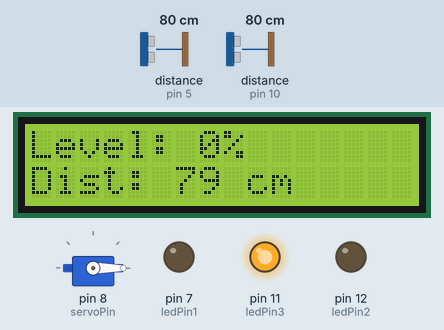
The sketch below on a simulated Arduino Leonardo, built with avr-gcc and run on an emulated ATmega32U4. Parts: servo, 16×2 character LCD, output pins drawn as LEDs (lit = HIGH). Wiring (inferred from the names in the program): 2 × ultrasonic range finder: trigger pin 4, echo pin 5 / trigger pin 9, echo pin 10. The inputs (shaded band) are chosen by the test bench; at power-on: distance to the obstacle (sensors on pin 5, pin 10) 80 cm. The echo pulse lasts 58.3 µs per cm; pins used as bus, display or sensor lines are not drawn; what the sketch prints to the serial monitor is not drawn.

Above: at 3.2 s.
3.3 s: distance to the obstacle (sensor on pin 5) set to 22 cm
4.8 s: distance to the obstacle (sensor on pin 5) set to 18 cm
At 7.2 s:
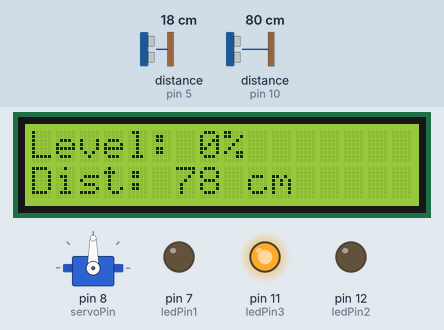
7.7 s: distance to the obstacle (sensor on pin 10) set to 19 cm
At 9.1 s:
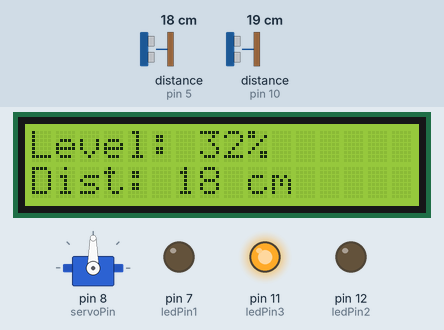
9.7 s: distance to the obstacle (sensor on pin 10) set to 16 cm
At 11.1 s:
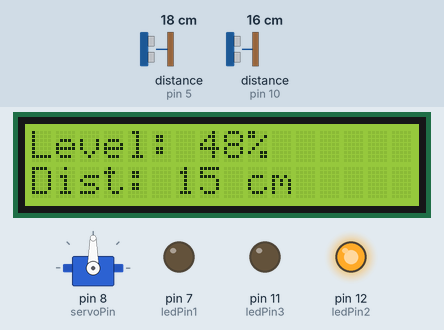
11.8 s: distance to the obstacle (sensor on pin 10) set to 11 cm
At 13.1 s:
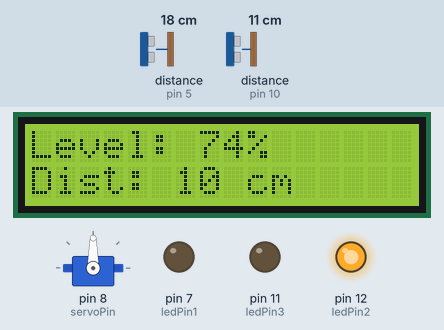
13.8 s: distance to the obstacle (sensor on pin 10) set to 8 cm
At 15.0 s:
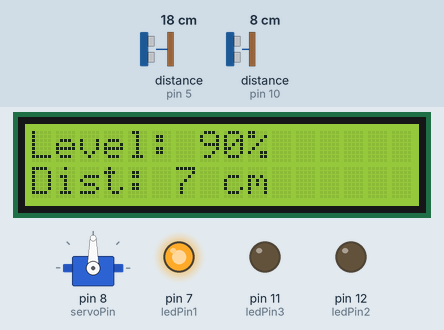
Timing chart, 0 to 16.8 s (numbered marks = the images above; inputs shaded):
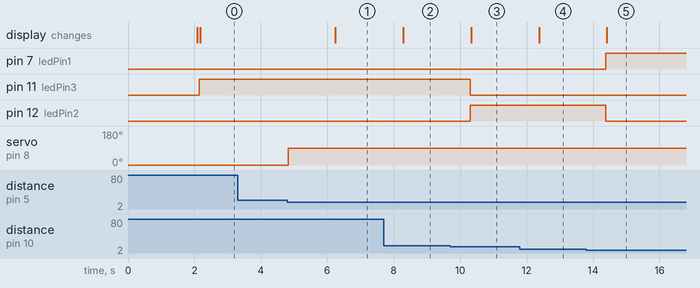

Measured:
- the behaviour switches between 21 and 20 cm on distance to the obstacle (sensor on pin 5) (found by bisection; images 0 and 1)
- the behaviour switches between 18 and 17 cm on distance to the obstacle (sensor on pin 10) (found by bisection; images 2 and 3)
- the behaviour switches between 10 and 9 cm on distance to the obstacle (sensor on pin 10) (found by bisection; images 4 and 5)
- after the input at 4.8 s, servo on pin 8 (servoPin): 0° → 90° at once; the display: changes after 1.4 s (image 1)
- after the input at 7.7 s, the display: changes after 0.59 s (image 2)
- after the input at 9.7 s, pin 11 (ledPin3): HIGH → LOW after 0.60 s; pin 12 (ledPin2): LOW → HIGH after 0.60 s; the display: changes after 0.63 s (image 3)
- after the input at 11.8 s, the display: changes after 0.57 s (image 4)
- after the input at 13.8 s, pin 7 (ledPin1): LOW → HIGH after 0.59 s; pin 12 (ledPin2): HIGH → LOW after 0.59 s; the display: changes after 0.62 s (image 5)

The sketch:

arduino.ino
```cpp
#include <Wire.h>
#include <LiquidCrystal_I2C.h>
#include <Servo.h>

// ================= CONFIGURATION =================
LiquidCrystal_I2C lcd(0x27, 16, 2);

// Pin Definitions
const int trigPin1 = 9;   // Sensor 1 (Bin Level)
const int echoPin1 = 10;  // Sensor 1 (Bin Level)
const int trigPin2 = 4;   // Sensor 2 (Door Control)
const int echoPin2 = 5;   // Sensor 2 (Door Control)
const int servoPin = 8;   // Servo Motor
const int ledPin1 = 7;    // Close / Full (Red)
const int ledPin2 = 12;   // Medium       (Yellow)
const int ledPin3 = 11;   // Far / Empty  (Green)

// --- CALIBRATION SETTINGS (UPDATED) ---
const int DIST_FULL  = 5;  // Distance when bin is FULL (Trash is 5cm from top)
const int DIST_EMPTY = 24; // Distance when bin is EMPTY (Bottom is 24cm away)
const int DOOR_THRESHOLD = 20; // Open door if hand is closer than 20cm

// Variables
long duration1, duration2;
int distance1, distance2;
int fillPercentage;
Servo servoMotor;

// Timer variables
unsigned long previousMillis = 0;
const long interval = 2000;

// Servo State Tracking (Prevents jittering)
bool isDoorOpen = false;

void setup() {
  Serial1.begin(9600);
  Serial.begin(9600);
  Serial.println("Smart Bin Initializing...");

  pinMode(trigPin1, OUTPUT);
  pinMode(echoPin1, INPUT);

  pinMode(trigPin2, OUTPUT);
  pinMode(echoPin2, INPUT);

  pinMode(ledPin1, OUTPUT);
  pinMode(ledPin2, OUTPUT);
  pinMode(ledPin3, OUTPUT);

  servoMotor.attach(servoPin);
  servoMotor.write(0); // Start with door closed

  lcd.begin();
  lcd.backlight();
  lcd.setCursor(0, 0);
  lcd.print("Smart Bin System");
  delay(2000);
  lcd.clear();
}

void loop() {
  // ==========================================
  // PART A: DOOR CONTROL (Runs fast)
  // ==========================================

  digitalWrite(trigPin2, LOW);
  delayMicroseconds(2);
  digitalWrite(trigPin2, HIGH);
  delayMicroseconds(10);
  digitalWrite(trigPin2, LOW);

  // Added timeout (30000 microseconds = 30ms) to prevent freezing
  duration2 = pulseIn(echoPin2, HIGH, 30000);

  // Calculate distance only if we got a reading
  if (duration2 == 0) {
    distance2 = 999; // No echo? Assume nothing is there
  } else {
    distance2 = duration2 * 0.034 / 2;
  }

  // --- Servo Logic ---
  if (distance2 > 0 && distance2 < DOOR_THRESHOLD) {
    // Only write if the door isn't already open (Saves servo life)
    if (!isDoorOpen) {
      servoMotor.write(90); // OPEN LID
      isDoorOpen = true;
      delay(300); // Give it time to move
    }
  } else {
    // Only write if the door isn't already closed
    if (isDoorOpen) {
      servoMotor.write(0);  // CLOSE LID
      isDoorOpen = false;
      delay(300); // Give it time to move
    }
  }

  delay(50); // Stability delay

  // ==========================================
  // PART B: BIN LEVEL (Runs every 2 seconds)
  // ==========================================

  unsigned long currentMillis = millis();

  if (currentMillis - previousMillis >= interval) {
    previousMillis = currentMillis;

    // --- 1. Measure Distance (Sensor 1) ---
    digitalWrite(trigPin1, LOW);
    delayMicroseconds(2);
    digitalWrite(trigPin1, HIGH);
    delayMicroseconds(10);
    digitalWrite(trigPin1, LOW);

    // Added timeout here too
    duration1 = pulseIn(echoPin1, HIGH, 30000);

    if (duration1 == 0) {
      distance1 = DIST_EMPTY; // Default to empty if sensor fails
    } else {
      distance1 = duration1 * 0.034 / 2;
    }

    // --- 2. Calculate Fill Percentage ---
    // constrain ensures we don't get negative numbers or numbers > 100
    int constrainedDist = constrain(distance1, DIST_FULL, DIST_EMPTY);

    // MAP LOGIC:
    // If distance is 5cm (DIST_FULL) -> 100%
    // If distance is 24cm (DIST_EMPTY) -> 0%
    fillPercentage = map(constrainedDist, DIST_FULL, DIST_EMPTY, 100, 0);

    // --- 3. Update LEDs ---
    digitalWrite(ledPin1, LOW);
    digitalWrite(ledPin2, LOW);
    digitalWrite(ledPin3, LOW);

    if (fillPercentage >= 80) {
      digitalWrite(ledPin1, HIGH); // Red
    }
    else if (fillPercentage >= 40) {
      digitalWrite(ledPin2, HIGH); // Yellow
    }
    else {
      digitalWrite(ledPin3, HIGH); // Green
    }

    // --- 4. Update LCD ---
    lcd.setCursor(0, 0);
    lcd.print("Level: ");
    lcd.print(fillPercentage);
    lcd.print("%      "); // Spaces clear leftover characters

    lcd.setCursor(0, 1);
    lcd.print("Dist: ");
    lcd.print(distance1);
    lcd.print(" cm     ");

    // --- 5. Send Data to ESP32 ---
    Serial1.println(fillPercentage);

    // Debug
    Serial.print("Dist: ");
    Serial.print(distance1);
    Serial.print("cm | Fill: ");
    Serial.print(fillPercentage);
    Serial.println("%");
  }
}
```
